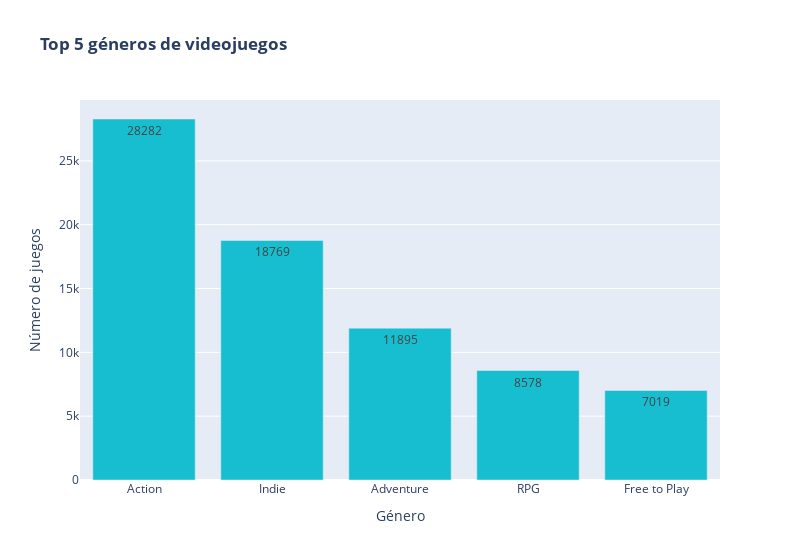

Notebook code cell kept with this figure:
### Markdown cell above
#### Top 5 de generos mas jugados

### Code cell
# Agrupar y obtener top 5
juegos_top5 = (
    juegos.groupby('Genero')
    .sum(numeric_only=True)['Cantidad']
    .sort_values(ascending=False)
    .head(5)
    .reset_index()
)

# Gráfico de barras
fig = px.bar(
    juegos_top5,
    x='Genero',
    y='Cantidad',
    title='<b>Top 5 géneros de videojuegos</b>',
    labels={'Genero': 'Género', 'Cantidad': 'Número de juegos'},
    text='Cantidad',
    color_discrete_sequence=['#17becf'],
    width=800
)

# Ordenar de mayor a menor
fig.update_layout(xaxis={'categoryorder': 'total descending'})

fig.show()

### Figure 1 — Plotly figure (JSON) as saved in the notebook; plotly's stock layout.template omitted (floating-point values rounded to 4 significant figures)
{"data": [{"hovertemplate": "Género=%{x}<br>Número de juegos=%{text}<extra></extra>", "legendgroup": "", "marker": {"color": "#17becf", "pattern": {"shape": ""}}, "name": "", "orientation": "v", "showlegend": false, "text": [28280.0, 18770.0, 11900.0, 8578.0, 7019.0], "textposition": "auto", "type": "bar", "x": ["Action", "Indie", "Adventure", "RPG", "Free to Play"], "xaxis": "x", "y": [28282, 18769, 11895, 8578, 7019], "yaxis": "y"}], "layout": {"barmode": "relative", "legend": {"tracegroupgap": 0}, "title": {"text": "<b>Top 5 géneros de videojuegos</b>"}, "width": 800, "xaxis": {"anchor": "y", "categoryorder": "total descending", "domain": [0, 1], "title": {"text": "Género"}}, "yaxis": {"anchor": "x", "domain": [0, 1], "title": {"text": "Número de juegos"}}}}
